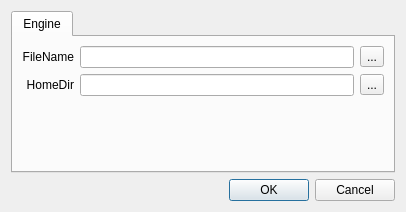
<?xml version="1.0" encoding="UTF-8"?>
<ui version="4.0">
 <class>PreferenceDialog</class>
 <widget class="QDialog" name="PreferenceDialog">
  <property name="geometry">
   <rect>
    <x>0</x>
    <y>0</y>
    <width>406</width>
    <height>212</height>
   </rect>
  </property>
  <property name="windowTitle">
   <string>Dialog</string>
  </property>
  <layout class="QGridLayout" name="gridLayout_2">
   <item row="0" column="0">
    <widget class="QTabWidget" name="tabWidget">
     <property name="currentIndex">
      <number>0</number>
     </property>
     <widget class="QWidget" name="tabEngine">
      <attribute name="title">
       <string>Engine</string>
      </attribute>
      <layout class="QGridLayout" name="gridLayout">
       <item row="0" column="0">
        <widget class="QLabel" name="labelFileName">
         <property name="text">
          <string>FileName</string>
         </property>
         <property name="alignment">
          <set>Qt::AlignRight|Qt::AlignTrailing|Qt::AlignVCenter</set>
         </property>
        </widget>
       </item>
       <item row="0" column="1">
        <widget class="QLineEdit" name="lineEditFileName"/>
       </item>
       <item row="0" column="2">
        <widget class="QToolButton" name="toolButtonFileName">
         <property name="text">
          <string>...</string>
         </property>
        </widget>
       </item>
       <item row="1" column="0">
        <widget class="QLabel" name="labelHomeDir">
         <property name="text">
          <string>HomeDir</string>
         </property>
         <property name="alignment">
          <set>Qt::AlignRight|Qt::AlignTrailing|Qt::AlignVCenter</set>
         </property>
        </widget>
       </item>
       <item row="1" column="1">
        <widget class="QLineEdit" name="lineEditHomeDir"/>
       </item>
       <item row="1" column="2">
        <widget class="QToolButton" name="toolButtonHomeDir">
         <property name="text">
          <string>...</string>
         </property>
        </widget>
       </item>
       <item row="2" column="1">
        <spacer name="verticalSpacer">
         <property name="orientation">
          <enum>Qt::Vertical</enum>
         </property>
         <property name="sizeHint" stdset="0">
          <size>
           <width>20</width>
           <height>49</height>
          </size>
         </property>
        </spacer>
       </item>
      </layout>
     </widget>
    </widget>
   </item>
   <item row="1" column="0">
    <widget class="QDialogButtonBox" name="buttonBox">
     <property name="orientation">
      <enum>Qt::Horizontal</enum>
     </property>
     <property name="standardButtons">
      <set>QDialogButtonBox::Cancel|QDialogButtonBox::Ok</set>
     </property>
    </widget>
   </item>
  </layout>
 </widget>
 <resources/>
 <connections>
  <connection>
   <sender>buttonBox</sender>
   <signal>accepted()</signal>
   <receiver>PreferenceDialog</receiver>
   <slot>accept()</slot>
   <hints>
    <hint type="sourcelabel">
     <x>248</x>
     <y>254</y>
    </hint>
    <hint type="destinationlabel">
     <x>157</x>
     <y>274</y>
    </hint>
   </hints>
  </connection>
  <connection>
   <sender>buttonBox</sender>
   <signal>rejected()</signal>
   <receiver>PreferenceDialog</receiver>
   <slot>reject()</slot>
   <hints>
    <hint type="sourcelabel">
     <x>316</x>
     <y>260</y>
    </hint>
    <hint type="destinationlabel">
     <x>286</x>
     <y>274</y>
    </hint>
   </hints>
  </connection>
 </connections>
</ui>
